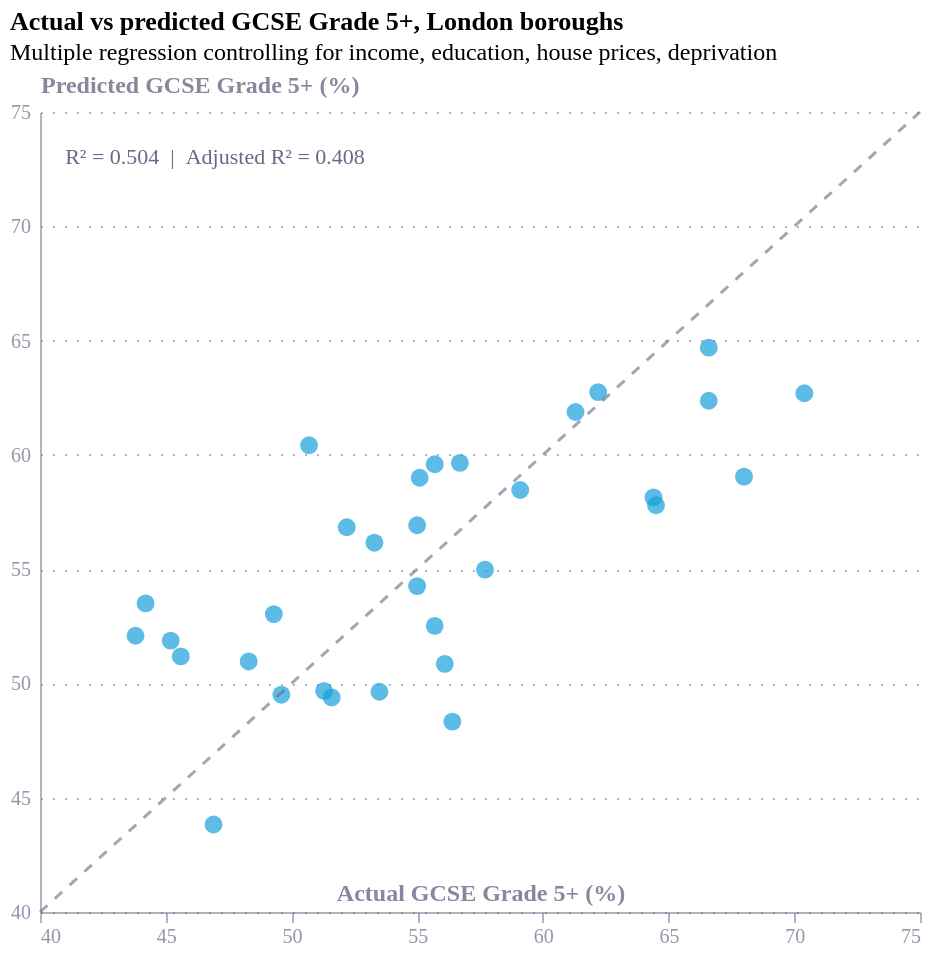

Notebook code for this chart:
### Code cell
# ── Scatter points ────────────────────────────────────────────────────────────
points = alt.Chart(df).mark_point(
    filled=True, size=80, opacity=0.7
).encode(
    x=alt.X(
        "gcse_grade5_pct:Q",
        title="Actual GCSE Grade 5+ (%)",
        scale=alt.Scale(domain=[40, 75])
    ),
    y=alt.Y(
        "predicted_gcse:Q",
        title="Predicted GCSE Grade 5+ (%)",
        scale=alt.Scale(domain=[40, 75])
    ),
    color=alt.value("#179fdb"),
    tooltip=[
        alt.Tooltip("Name:N", title="Borough"),
        alt.Tooltip("gcse_grade5_pct:Q", title="Actual (%)", format=".1f"),
        alt.Tooltip("predicted_gcse:Q", title="Predicted (%)", format=".1f")
    ]
)

# ── Perfect fit line ──────────────────────────────────────────────────────────
line_data = pd.DataFrame({"x": [40, 75], "y": [40, 75]})
line = alt.Chart(line_data).mark_line(
    strokeDash=[5, 5],
    strokeWidth=1.5,
    color="#676A86",
    opacity=0.6
).encode(
    x=alt.X("x:Q"),
    y=alt.Y("y:Q")
)

# ── R² annotation ─────────────────────────────────────────────────────────────
annotation_data = pd.DataFrame({
    "x": [41], "y": [73],
    "text": ["R² = 0.504  |  Adjusted R² = 0.408"]
})
annotation = alt.Chart(annotation_data).mark_text(
    align="left", fontSize=11, color="#676A86"
).encode(
    x=alt.X("x:Q"),
    y=alt.Y("y:Q"),
    text="text:N"
)

# ── Compose ───────────────────────────────────────────────────────────────────
chart = (points + line + annotation).properties(
    width=440,
    height=400,
    title=alt.TitleParams(
        text="Actual vs predicted GCSE Grade 5+, London boroughs",
        subtitle="Multiple regression controlling for income, education, house prices, deprivation",
        anchor="start"
    )
)

chart

### Figure 1 — Vega-Lite specification as saved in the notebook (floating-point values rounded to 4 significant figures)
{"config": {"font": "Circular Std", "mark": {"line": {"interpolate": "monotone"}}, "view": {"stroke": "transparent", "width": 400, "height": 300}, "range": {"category": ["#36B7B4", "#E6224B", "#F4C245", "#0063AF", "#00A767", "#179FDB", "#EB5C2E"], "diverging": ["#E6224B", "#E54753", "#C9C9C9", "#179FDB", "#122B39"], "heatmap": ["#C9C9C9", "#179FDB", "#0063AF", "#122B39"], "ordinal": ["#00A767", "#36B7B4", "#179FDB", "#0063AF", "#243B5A"]}, "axisX": {"domainColor": "#676A86", "domainOpacity": 0.5, "grid": false, "labelAngle": 0, "labelColor": "#676A86", "labelOpacity": 0.7, "orient": "bottom", "tickColor": "#676A86", "tickCount": 10, "tickOpacity": 0.5, "title": false, "titleAlign": "center", "titleAnchor": "middle", "titleColor": "#676A86", "titleFontSize": 12, "titleOpacity": 0.8, "titleY": -15}, "axisY": {"domainColor": "#676A86", "domainOpacity": 0.5, "gridColor": "#676A86", "gridDash": [1, 5], "gridOpacity": 0.5, "labelColor": "#676A86", "labelOpacity": 0.7, "labelPadding": 5, "tickColor": "#676A86", "tickCount": 8, "tickOpacity": 0.5, "ticks": false, "titleAlign": "left", "titleAngle": 0, "titleBaseline": "bottom", "titleColor": "#676A86", "titleFontSize": 12, "titleOpacity": 0.8, "titleX": 0, "titleY": -7}}, "layer": [{"data": {"name": "data-e9ff127b01cac437b827b3efebf94865"}, "mark": {"type": "point", "filled": true, "opacity": 0.7, "size": 80}, "encoding": {"color": {"value": "#179fdb"}, "tooltip": [{"field": "Name", "title": "Borough", "type": "nominal"}, {"field": "gcse_grade5_pct", "format": ".1f", "title": "Actual (%)", "type": "quantitative"}, {"field": "predicted_gcse", "format": ".1f", "title": "Predicted (%)", "type": "quantitative"}], "x": {"field": "gcse_grade5_pct", "scale": {"domain": [40, 75]}, "title": "Actual GCSE Grade 5+ (%)", "type": "quantitative"}, "y": {"field": "predicted_gcse", "scale": {"domain": [40, 75]}, "title": "Predicted GCSE Grade 5+ (%)", "type": "quantitative"}}}, {"data": {"name": "data-34c16b90398fbcbade1cec71f6e7a6f2"}, "mark": {"type": "line", "color": "#676A86", "opacity": 0.6, "strokeDash": [5, 5], "strokeWidth": 1.5}, "encoding": {"x": {"field": "x", "type": "quantitative"}, "y": {"field": "y", "type": "quantitative"}}}, {"data": {"name": "data-1b9c00026ad1c201ce9d5b72ab402654"}, "mark": {"type": "text", "align": "left", "color": "#676A86", "fontSize": 11}, "encoding": {"text": {"field": "text", "type": "nominal"}, "x": {"field": "x", "type": "quantitative"}, "y": {"field": "y", "type": "quantitative"}}}], "height": 400, "title": {"text": "Actual vs predicted GCSE Grade 5+, London boroughs", "anchor": "start", "subtitle": "Multiple regression controlling for income, education, house prices, deprivation"}, "width": 440, "$schema": "https://vega.github.io/schema/vega-lite/v6.1.0.json", "datasets": {"data-e9ff127b01cac437b827b3efebf94865": [{"Name": "Barking and Dagenham", "gcse_grade5_pct": 46.9, "predicted_gcse": 43.83}, {"Name": "Barnet", "gcse_grade5_pct": 66.6, "predicted_gcse": 62.37}, {"Name": "Bexley", "gcse_grade5_pct": 55.0, "predicted_gcse": 56.92}, {"Name": "Brent", "gcse_grade5_pct": 55.7, "predicted_gcse": 52.52}, {"Name": "Bromley", "gcse_grade5_pct": 55.7, "predicted_gcse": 59.59}, {"Name": "Camden", "gcse_grade5_pct": 50.7, "predicted_gcse": 60.42}, {"Name": "Croydon", "gcse_grade5_pct": 44.2, "predicted_gcse": 53.5}, {"Name": "Ealing", "gcse_grade5_pct": 57.7, "predicted_gcse": 54.98}, {"Name": "Enfield", "gcse_grade5_pct": 48.3, "predicted_gcse": 50.96}, {"Name": "Greenwich", "gcse_grade5_pct": 49.3, "predicted_gcse": 53.03}, {"Name": "Hackney", "gcse_grade5_pct": 53.5, "predicted_gcse": 49.64}, {"Name": "Hammersmith and Fulham", "gcse_grade5_pct": 64.4, "predicted_gcse": 58.14}, {"Name": "Haringey", "gcse_grade5_pct": 49.6, "predicted_gcse": 49.51}, {"Name": "Harrow", "gcse_grade5_pct": 56.7, "predicted_gcse": 59.65}, {"Name": "Havering", "gcse_grade5_pct": 52.2, "predicted_gcse": 56.83}, {"Name": "Hillingdon", "gcse_grade5_pct": 53.3, "predicted_gcse": 56.16}, {"Name": "Hounslow", "gcse_grade5_pct": 55.0, "predicted_gcse": 54.26}, {"Name": "Islington", "gcse_grade5_pct": 51.3, "predicted_gcse": 49.67}, {"Name": "Kensington and Chelsea", "gcse_grade5_pct": 62.2, "predicted_gcse": 62.75}, {"Name": "Kingston upon Thames", "gcse_grade5_pct": 70.4, "predicted_gcse": 62.7}, {"Name": "Lambeth", "gcse_grade5_pct": 43.8, "predicted_gcse": 52.09}, {"Name": "Lewisham", "gcse_grade5_pct": 45.6, "predicted_gcse": 51.19}, {"Name": "Merton", "gcse_grade5_pct": 55.1, "predicted_gcse": 59.0}, {"Name": "Newham", "gcse_grade5_pct": 56.4, "predicted_gcse": 48.33}, {"Name": "Redbridge", "gcse_grade5_pct": 64.5, "predicted_gcse": 57.8}, {"Name": "Richmond upon Thames", "gcse_grade5_pct": 66.6, "predicted_gcse": 64.69}, {"Name": "Southwark", "gcse_grade5_pct": 56.1, "predicted_gcse": 50.86}, {"Name": "Sutton", "gcse_grade5_pct": 68.0, "predicted_gcse": 59.05}, {"Name": "Tower Hamlets", "gcse_grade5_pct": 51.6, "predicted_gcse": 49.39}, {"Name": "Waltham Forest", "gcse_grade5_pct": 45.2, "predicted_gcse": 51.87}, {"Name": "Wandsworth", "gcse_grade5_pct": 59.1, "predicted_gcse": 58.46}, {"Name": "Westminster", "gcse_grade5_pct": 61.3, "predicted_gcse": 61.88}], "data-34c16b90398fbcbade1cec71f6e7a6f2": [{"x": 40, "y": 40}, {"x": 75, "y": 75}], "data-1b9c00026ad1c201ce9d5b72ab402654": [{"x": 41, "y": 73, "text": "R² = 0.504  |  Adjusted R² = 0.408"}]}}
